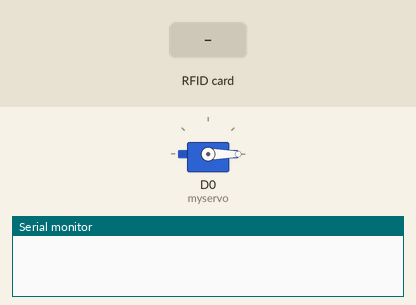
A sketch run on a simulated ESP8266 (NodeMCU). Shown: servo, the last lines printed to the serial monitor. The test bench sets the inputs (shaded band).

Above: at 1.2 s.
1.3 s: RFID card 41 10 40 34 held to the reader
At 2.1 s:
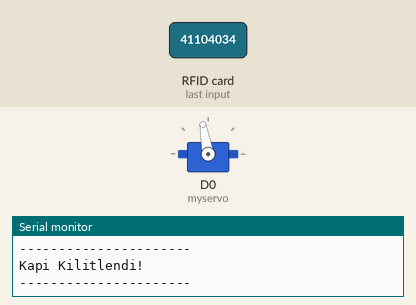
Timing chart, 0 to 5.0 s (numbered marks = the images above; inputs shaded):
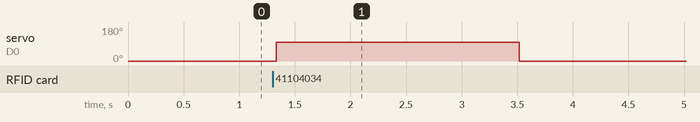

Measured:
- after the input at 1.3 s, servo on D0 (myservo): 0° → 100° at once, → 0° 2.2 s later

The sketch:

ESP32_RFID_V2.ino
```cpp
//https://miliohm.com/rc522-rfid-reader-with-nodemcu/ NodeMCU RFID-RC522 bağlantı ve kodları
#include <SPI.h>
#include <MFRC522.h>
#include <Servo.h>
#include <TimeLib.h>

String izinliler[] =       //İTU kartlarının id'leri uzun oldugu icin string olarak tanımladık
{
  "962273927",    //mavi sey
  "10212118473",  //Kenan Arslan
  "41104034",     //Serdar Bayraktar
  "1431071250",   //Alperen Şatıroğlu
  "161297110",    //Seyithan Karpuz
  "21710011214",  //Teoman Beyhun
  "13712617814",  //Ali Nabizadeh
  "207481249",    //Baran Ekşi
  "1112245164",   //Göksel Örsçekiç
  "2331689614",   //Murathan Bakır
  "751118573"     //Ufuk Köksal Yücedağ
};
int sayac = 0;  //ardisik kac kere giris yapıildi bilgisi

constexpr uint8_t RST_PIN = D3;
constexpr uint8_t SS_PIN = D4;

MFRC522 rfid(SS_PIN, RST_PIN);
MFRC522::MIFARE_Key key;

Servo myservo;
String tag;
String prvtag;

void setup()
{
  Serial.begin(9600);
  SPI.begin();
  rfid.PCD_Init();
  myservo.attach(D0, 500, 2400);
  myservo.write(0);
}

void loop() {
  if ( ! rfid.PICC_IsNewCardPresent())
    return;
  if (rfid.PICC_ReadCardSerial())
  {
    Serial.println("Okunuyor..."+ String(sayac) + " saniye gecti!");
    for (byte i = 0; i < 4; i++)
    {
      tag += rfid.uid.uidByte[i];
    }

    Serial.print("Kart ID: ");
    Serial.println(tag);
    bool flag = false;                                    //izinliler icindeyse true olur, degilse false devam der

    if (sayac==0)                                         //daha once izinli bir kart okunmamissa buraya girer
    {
      for (int i = 0; i < sizeof izinliler; i++)     //int size'i 4 oldugu icin 4'e bolduk sizeof(izinliler)/16
      {
         if (tag == izinliler[i])
        {
        sayac += 1;
        flag = true;                                      //eger okunan id izinliyse flag = true
        prvtag = tag;                                   //okunan kart hafizaya alınır
        Serial.println("Kapi Acildi!");
        Serial.println("----------------------");
        myservo.write(0);
        delay(1000);
        break;
        }

        else
        {
          if (!flag);             //izinliler icerisinde tag daha önce bulunmuşsa sayacı sifirlar
          {
          sayac = 0;
          }
          Serial.println("Kapi Kilitlendi!");
          Serial.println("----------------------");
          myservo.write(100);
        }
      }
    }
    else
    {
      if (tag == prvtag)              //kilitlemek icin okunan kartın aynı kart oldugunu kontrol eder
      {
        if (sayac >= 4)
        {
          Serial.println("Kapi Kilitlendi!");
          Serial.println("----------------------");
          myservo.write(100);
          sayac = 0;
          prvtag = "p";
          //delay(3000);    //kilitlendikten sonra 3 saniye boyunca okumayacak
          rfid.PICC_HaltA();  //kilitlendikten sonra kartı çekene kadar okumayacak
          }
        sayac += 1;
        delay(1000);       //sayac 5 olana kadar her saniye test edecek

        }
      else                 //baska kart okunursa sayac sifirlanir ve kod yeniden baslar
      {
        sayac = 0;

        }

    }
  }
  tag = "";
  //rfid.PICC_HaltA();
  rfid.PCD_StopCrypto1();
}
```
